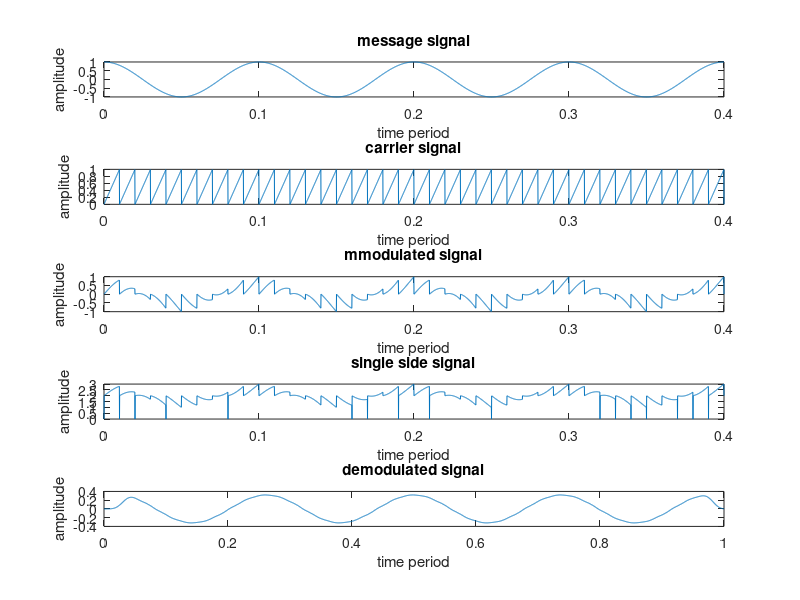

Recreate this plot in MATLAB.
clc;
clear all;
close all;
fc=100;
fm=fc/10;
fs=100*fc;
t=0:1/fs:4/fm;
mt=cos(2*pi*fm*t);
ct=0.5*sawtooth(2*pi*fc*t)+0.5;
st=mt.*ct;
tt=[ ];
%single sided PAM
for i=1: length(st);
    if st(i)==0
        tt=[tt,st(i)];
    else
        tt=[tt, st(i)+2];
    end
end
figure(1)
subplot(5,1,1);
plot(t,mt);
title('message signal');
xlabel('time period');
ylabel('amplitude');
subplot(5,1,2);
plot(t,ct);
title('carrier signal');
xlabel('time period');
ylabel('amplitude');
subplot(5,1,3);
plot(t,st);
title('mmodulated signal');
xlabel('time period');
ylabel('amplitude');
subplot(5,1,4);
plot(t,tt);
title('single side signal');
xlabel('time period');
ylabel('amplitude');
%demodulation of pam
dt=st.*ct;
filter=fir1(200,fm/fs,"low");
original_t_signal=conv(filter,dt);
t1=0:1/(length(original_t_signal)-1):1;
subplot(5,1,5);
plot(t1,original_t_signal);
title('demodulated signal');
xlabel('time period');
ylabel('amplitude');

